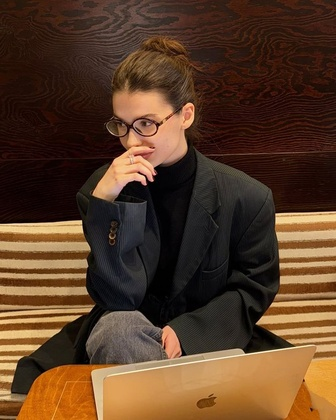
%> input picture JPEG_compression/image_1.jpg, 336 x 420 px, shrunk from 736 x 921 before the run
$ octave jpeg_compression.m   (GNU Octave 9; MATLAB toolbox functions it lacks are replaced by stand-ins)
%> lines starting %> are read from the running program, lines starting %| are printed output that depends on the picture
%Akshay BT23ECE050
clc;
clear all;
close all;

I=imread("image_1.jpg");
%> I is the input picture: size 420x336x3 uint8; mean R, G, B 89.3, 60.7, 38.8
if size(I,3)==3
    I=rgb2gray(I);
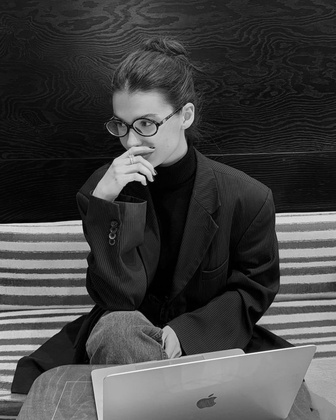
%> I: size 420x336 uint8; min 0, max 244, mean 66.8
end
I=double(I);
%> I: size 420x336 double
%Loading the grayscale image and converting it into double for DCT operations.

Q=[16 11 10 16 24 40 51 61;
   12 12 14 19 26 58 60 55;
   14 13 16 24 40 57 69 56;
   14 17 22 29 51 87 80 62;
   18 22 37 56 68 109 103 77;
   24 35 55 64 81 104 113 92;
   49 64 78 87 103 121 120 101;
   72 92 95 98 112 100 103 99];
%Defining the standard JPEG quantization matrix.

factor=10;
Q=Q*factor;
%Increasing quantization values to introduce stronger compression effects.
blockSize=8;
%JPEG processes the image in fixed 8x8 pixel blocks.
[m,n]=size(I);
%> m = 420; n = 336
reconstructed=zeros(m,n);
%Initializing an empty matrix to store reconstructed compressed output.

for i=1:blockSize:(m-blockSize+1)
    for j=1:blockSize:(n-blockSize+1)

        block=I(i:i+7,j:j+7);
        %Extracting one valid 8x8 block from the image.
        block=block-128;
        %Shifting pixel values around zero to improve DCT efficiency.
        dctBlock=dct2(block);
        %Applying Discrete Cosine Transform to convert block into frequency domain.
        quantBlock=round(dctBlock./Q);
        %Quantizing the DCT coefficients which causes lossy compression.
        dequantBlock=quantBlock.*Q;
        %Reversing quantization step for decompression during reconstruction.
        idctBlock=idct2(dequantBlock);
        %Applying inverse DCT to bring the frequency block back to spatial form.
        idctBlock=idctBlock+128;
        %Shifting pixel values back to the original intensity range.
        reconstructed(i:i+7,j:j+7)=idctBlock;
        %Placing the reconstructed block back into the output image.

    end
end
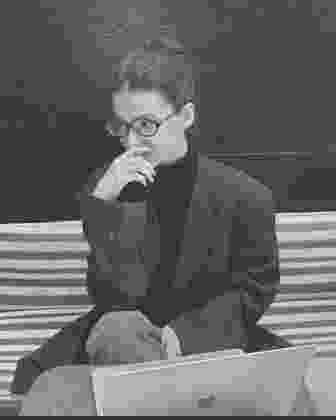
%> reconstructed: size 420x336 double; min -66.79, max 262.5, mean 65.7; drawn with min black and max white

reconstructed=uint8(reconstructed);
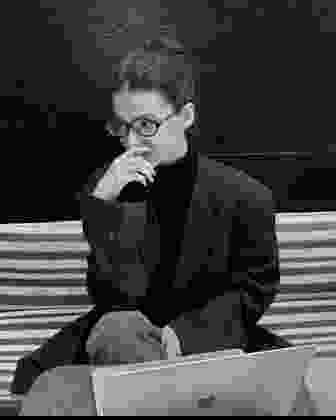
%> reconstructed: size 420x336 uint8; min 0, max 255, mean 65.8
%Converting reconstructed image back into uint8 format for display.

figure;
imshow(uint8(I));
title("Original Image");
%Displaying the input image before compression.

figure;
imshow(reconstructed);
title("Reconstructed Image After High JPEG Compression");
%Displaying the decompressed output image after DCT compression.
